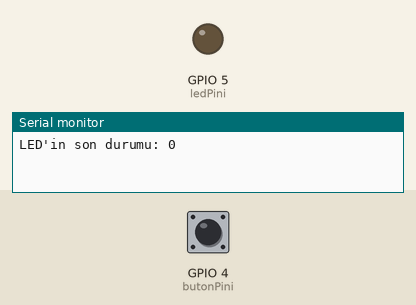
Bench run of a sketch on a simulated ESP32. On the bench: output pins drawn as LEDs (lit = HIGH), the last lines printed to the serial monitor. The test bench sets the inputs (shaded band); at power-on: GPIO 4 (butonPini) LOW. EEPROM starts erased.

Above: at 1.2 s.
1.3 s: GPIO 4 (butonPini) pulled HIGH for 0.15 s
At 2.2 s:
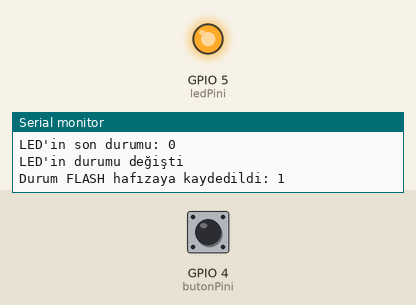
2.9 s: GPIO 4 (butonPini) pulled HIGH for 1 s
At 3.4 s:
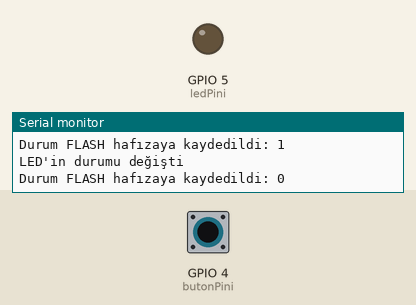
5.4 s: GPIO 4 (butonPini) pulled HIGH for 3.2 s
At 6.5 s:
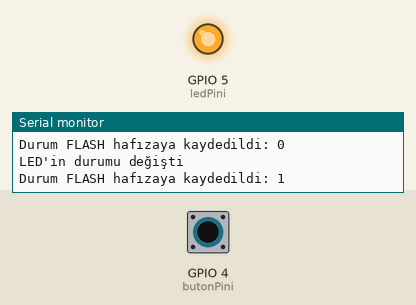
Timing chart, 0 to 8.4 s (numbered marks = the images above; inputs shaded):
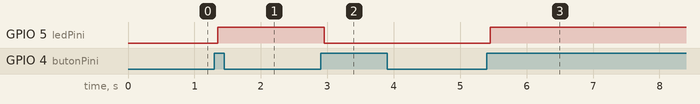

The sketch:

esp32_preferences_lib.ino
```cpp
#include <Preferences.h>//zaten yüklü gelir yüklemeye gerek yok
// resimi telefonda var. bağlantı kesilir takılır serial port baştan açılır ve kart resetlenir. serial portta en sonki durumu çıkar .
Preferences preferences_nesnesi;//verileri saklamak için bir preferences nesnesi oluşturmalıyız

//gerekli led ve buton pinlerini tanımlayalım
const int butonPini = 4;
const int ledPini = 5;

//durum takibi için gerekli değişkenler
bool ledDurumu;
bool butonDurumu;
int sonButonDurumu = LOW;

//butona basarken yaşanabilen birden fazla okumayı engellemek için gerekli değişkenler.
unsigned long sonBasmaZamani = 0;  // pin durumunun son değiştiği zaman
unsigned long basmaGecikmesi = 50;    // birden fazla algılamaması için gerekli gecikme değeri.

void setup() {
  Serial.begin(115200);

  //oluşturduğumuz nesne içinde "dijitalpin" adında bir veri alanı tanımlıyoruz. ismi max 15 karakter olabilir.
  preferences_nesnesi.begin("dijitalpin", false); //false demek hem okuma hem yazma izni vermek demektir.

 //GPIO pinlerimizin türünü tanımlamalıyız
  pinMode(butonPini, INPUT);
  pinMode(ledPini, OUTPUT);

  // LED'in son bilgisini FLASH memory'den okuyoruz. Mevcutta böyle bir değişken yoksa zaten FALSE döner. (mesela ilk çalışmada)
  ledDurumu = preferences_nesnesi.getBool("state", false); //çekilen veritipi boolean - yazılan da aynı tip olmalı
  Serial.printf("LED'in son durumu: %d \n", ledDurumu);
  // okunan son durum bilgisine göre LED'i yak veya söndür
  digitalWrite(ledPini, ledDurumu);
}

void loop() {
  int butonOkunan = digitalRead(butonPini); //butonun durumunu takip ediyoruz.

//////////////bu bölüm bir basışta birden fazla okuma algılamaması için//////////////////
  if (butonOkunan != sonButonDurumu) { //değişiklik varsa son basma zamanına bakıyor eğer basma gecikmesi kadar zaman geçmemişse kaale almıyor geçmişse değişiklik var mı diye bakıyor
    sonBasmaZamani = millis();
  }
  if ((millis() - sonBasmaZamani) > basmaGecikmesi) {
    if (butonOkunan != butonDurumu) {
      butonDurumu = butonOkunan;
      if (butonDurumu == HIGH) {
        ledDurumu = !ledDurumu;
      }
    }
  }
  sonButonDurumu = butonOkunan; //son buton durumu bilgisi güncelleniyor.
////////////////////////////////////////////

///////LED'in yanıp sönme durumundaki değişiklik serial ekrandan bildiriliyor ve LED pini uygun duruma çekiliyor.
  if (digitalRead(ledPini)!= ledDurumu) {
    Serial.println("LED'in durumu değişti");
    // yeni durumu uygula
    digitalWrite(ledPini, ledDurumu);

    // yeni durumu FLASH hafızaya yazıyoruz. Dikkat edelim veri tipi okunan veri tipi ile aynı olmalı.
    preferences_nesnesi.putBool("state", ledDurumu);

    Serial.printf("Durum FLASH hafızaya kaydedildi: %d \n", ledDurumu);
  }
}
```

Measured:
- after the input at 1.3 s, GPIO 5 (ledPini): LOW → HIGH after 0.05 s
- after the input at 2.9 s, GPIO 5 (ledPini): HIGH → LOW after 0.05 s
- after the input at 5.4 s, GPIO 5 (ledPini): LOW → HIGH after 0.05 s
